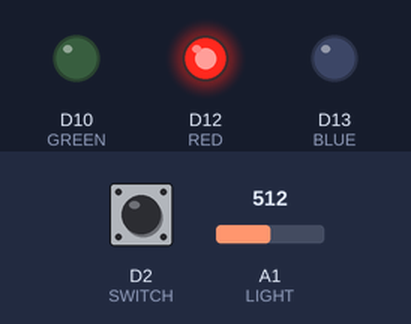
Simulated run of this sketch. Board: Arduino Zero (SAMD21). Shown: output pins drawn as LEDs (lit = HIGH). Dashed ring = blinking. Inputs (shaded band) come from the test bench; at power-on: D2 (SWITCH) HIGH, A1 (LIGHT) = 512 (analog values on the 0–1023 scale).

Above: at 1.2 s.
1.3 s: D2 (SWITCH) pulled LOW for 1 s
At 1.55 s:
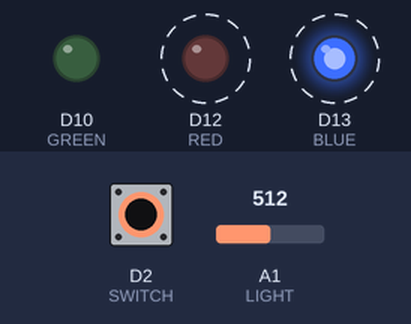
4.3 s: D2 (SWITCH) pulled LOW for 3.2 s
At 8.9 s:
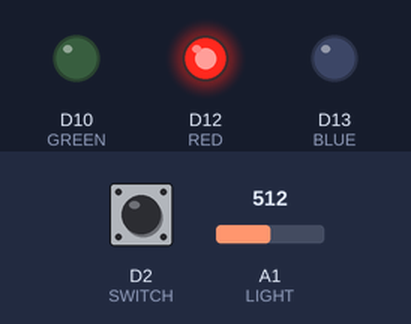
Timing chart, 0 to 10.4 s (numbered marks = the images above; inputs shaded):
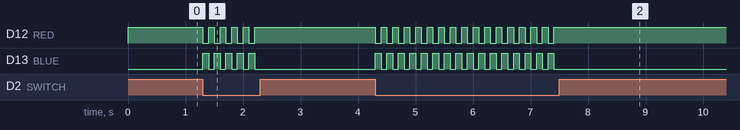

Measured:
- after the input at 1.3 s, D12 (RED): alternates HIGH for 0.10 s and LOW for 0.10 s, 10 changes in all, then stays HIGH, starting at once; D13 (BLUE): alternates HIGH for 0.10 s and LOW for 0.10 s, 10 changes in all, then stays LOW, starting at once
- after the input at 4.3 s, D12 (RED): alternates HIGH for 0.10 s and LOW for 0.10 s, 32 changes in all, then stays HIGH, starting at once; D13 (BLUE): alternates HIGH for 0.10 s and LOW for 0.10 s, 32 changes in all, then stays LOW, starting at once

The sketch:

state_LED.ino
```cpp
/* LED state test code */
// OPEN / CLOSE state 별로 LED 제어하는 함수.
// OPEN 시에는 Light sensor가 40보다 낮으면 GREEN LED 작동함.

// System condition definition
#define OFF 0
#define ON 1
#define CLOSE 0
#define OPEN 1

#define RED 12
#define BLUE 13
#define GREEN 10
#define SWITCH 2
#define LIGHT A1
#define NIGHT 40

int flag_open = CLOSE;                  // flag_Open = 열림 상태 구분 플래그                     CLOSE(0) = 닫힘           OPEN(1) = 열림

void setup() {
  // put your setup code here, to run once:
  pinMode(RED,OUTPUT);
  pinMode(BLUE,OUTPUT);
  pinMode(GREEN,OUTPUT);
  pinMode(SWITCH,INPUT);
  digitalWrite(GREEN,LOW);
  digitalWrite(BLUE,LOW);
  digitalWrite(RED,LOW);
  analogReadResolution(12);
  pinMode(LIGHT,INPUT);
}

void loop() {
  // put your main code here, to run repeatedly:
  if(digitalRead(2) == LOW)  flag_open++;
  if(flag_open == 2)  flag_open = 0;

  state_led(flag_open);
  delay(100);
}

void state_led(int state){
  if (state == OPEN){
    led_off(RED);
    led_on(BLUE);                                   // 열린 상태면 파란불
    if (get_light_sensor(LIGHT) == true) led_on(GREEN);  // 조도값이 일정 아래면 초록불
    else  led_off(GREEN);                           // 조도값이 일정 이상이면 초록불 off
  }
  else{
    led_off(GREEN);                                 // 닫힌 상태면 초록불 off
    led_off(BLUE);
    led_on(RED);                                    // 닫힌 상태면 빨간불
  }
}

void led_off(int pin_num){
  // 입력받은 핀과 연결된 led를 off하는 함수. digital signal LOW.
  digitalWrite(pin_num, LOW);
}
void led_on(int pin_num){
  // 입력받은 핀과 연결된 led를 off하는 함수. digital signal LOW.
  digitalWrite(pin_num, HIGH);
}

int get_light_sensor(int pinnum){
  int light_data = analogRead(pinnum);
  if (light_data < NIGHT)  return true;
  else  return false;
}
```
